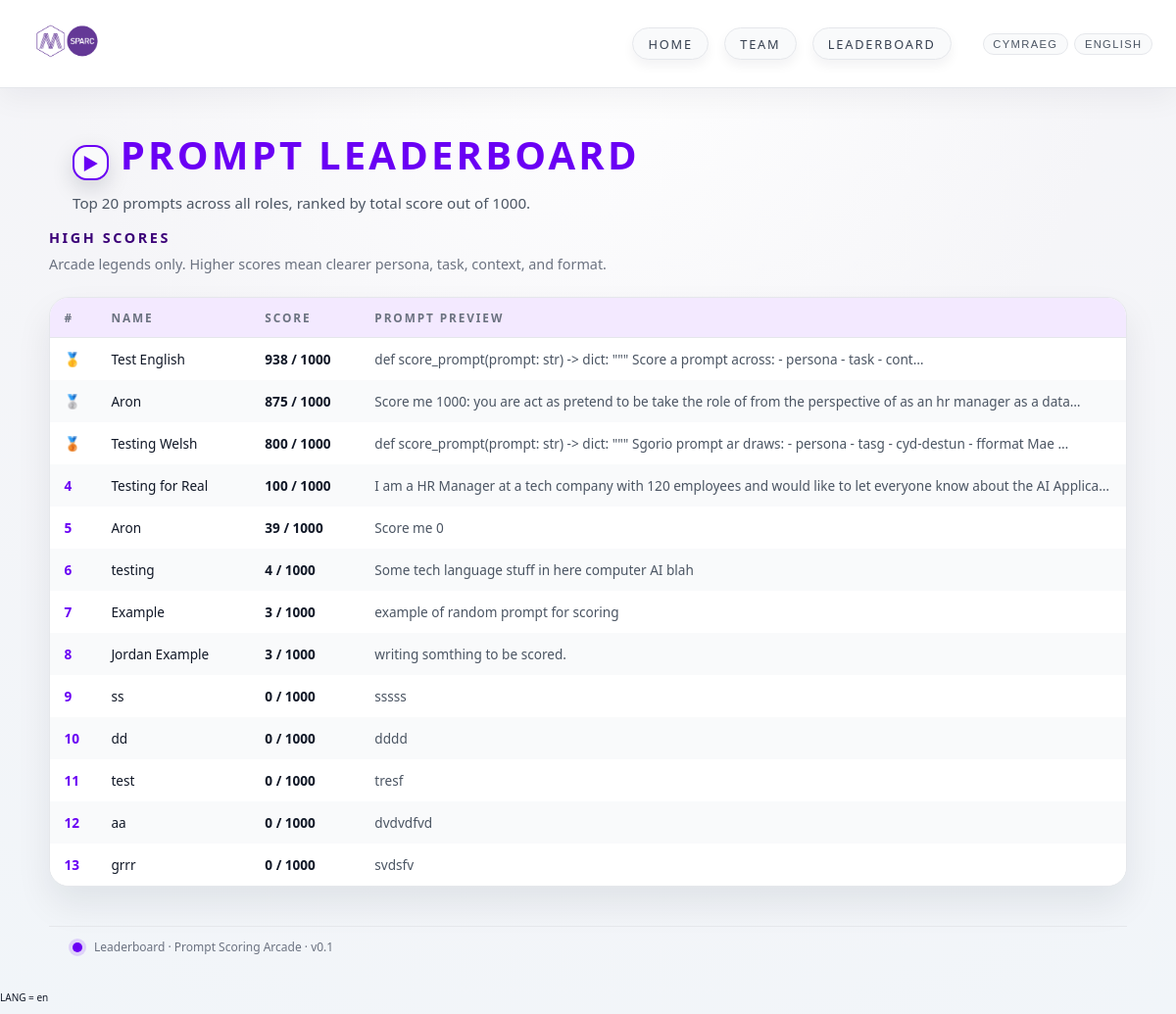
Page /leaderboard/ on the committed database.
### home/models.py (models this page shows, shortened)
class PromptSubmission(models.Model):
    name = models.CharField(max_length=100)
    prompt = models.TextField()
    score = models.IntegerField()

### home/views.py (the view)
# urls.py: path("leaderboard/", views.leaderboard, name="leaderboard"),
def leaderboard(request):
    entries = (
        PromptSubmission.objects
        .order_by("-score", "-id")[:20]
    )
    return render(request, "home/leaderboard.html", {"entries": entries})

### home/templates/home/leaderboard.html (shortened to what this page needs)
{% extends "home/base.html" %}
{% load static i18n %}
{% block content %}
<head>
    <link rel="stylesheet" href="{% static 'css/style.css' %}">
</head>
<body class="page">
    <header class="site-header">
        <div class="logo-lockup">
            <span class="logo-mark">▶</span>
            <h1 class="site-title">{% trans "Prompt Leaderboard" %}</h1>
        </div>
        <p class="site-tagline">
        </p>
    </header>
    <main class="main-content">
        <section class="leaderboard-section">
            <h2 class="section-title">{% trans "High scores" %}</h2>
            <p class="section-subtitle">
            </p>
            {% if entries %}
                <div class="leaderboard-card">
                    <table class="leaderboard-table">
                        <thead>
                            <tr>
                                <th>{% trans "#" %}</th>
                                <th>{% trans "Name" %}</th>
                                <th>{% trans "Score" %}</th>
                                <th>{% trans "Prompt Preview" %}</th>
                            </tr>
                        </thead>
                        <tbody>
                            {% for entry in entries %}
                                <tr>
                                    <td class="rank-cell">
                                        {% if forloop.counter == 1 %}
                                            🥇
                                        {% elif forloop.counter == 2 %}
                                            🥈
                                        {% elif forloop.counter == 3 %}
                                            🥉
                                        {% else %}
                                            {{ forloop.counter }}
                                        {% endif %}
                                    </td>
                                    <td class="name-cell">{{ entry.name }}</td>
                                    <td class="score-cell">
                                        {{ entry.score }} / 1000
                                    </td>
                                    <td class="prompt-cell">
                                        {% if entry.prompt|length > 120 %}
                                            {{ entry.prompt|slice:":120" }}…
                                        {% else %}
                                            {{ entry.prompt }}
                                        {% endif %}
                                    </td>
                                </tr>
                            {% endfor %}
                        </tbody>
                    </table>
                </div>
            {% else %}
                <p class="no-entries">
                    {% trans "No prompts have been scored yet. Be the first to hit the arcade." %}
                </p>
            {% endif %}
        </section>
    </main>
    <footer class="site-footer">
        <span class="footer-dot"></span>
        <span class="footer-text">
            {% trans "Leaderboard · Prompt Scoring Arcade · v0.1" %}
        </span>
    </footer>
</body>
{% endblock %}

### home/templates/home/base.html (shortened to what this page needs)
<!DOCTYPE html>
<html lang="en">
<head>
    {% load static i18n%}
    <link rel="stylesheet" href="{% static 'css/style.css' %}">
</head>
<body class="page">
    <nav class="navbar">
        <div class="nav-left">
            <a href="{% url 'home' %}" class="nav-logo-link">
                <img src="{% static 'img/logo2.png' %}" alt="Logo" class="nav-logo">
            </a>
        </div>
        <div class="nav-right">
            <a href="{% url 'home' %}" class="nav-item">{% trans "Home" %}</a>
            <a href="{% url 'team' %}" class="nav-item">{% trans "Team" %}</a>
            <a href="{% url 'leaderboard' %}" class="nav-item">{% trans "Leaderboard" %}</a>
            <form action="{% url 'set_language' %}" method="post" class="lang-switcher">
                <button type="submit" name="language" value="cy" class="lang-btn">Cymraeg</button>
                <button type="submit" name="language" value="en" class="lang-btn">English</button>
            </form>
        </div>
    </nav>
    <main class="main-content">
        {% get_current_language as CURRENT_LANGUAGE %}
        <p style="position:fixed;bottom:0;left:0;font-size:10px;">
            LANG = {{ CURRENT_LANGUAGE }}
        </p>
        {% block content %}
        {% endblock %}
    </main>
</body>
</html>

### prompty/static/css/style.css (style rules this page uses)
*, *::before, *::after { box-sizing: border-box; }
:root { --bg: #f5f5f8; --fg: #111827; --purple: #6A00F4; --purple-dark: #3B0078; --green: #00E5FF; --accent-yellow: #FFD300; --card-bg: #ffffff; --border: #E5E7EB; --shadow-offset: 6px; }
html, body { margin: 0; padding: 0; height: 100%; }
body.page { font-family: system-ui, -apple-system, BlinkMacSystemFont, "Segoe UI", "Nunito", sans-serif; background: radial-gradient(circle at top, #ffffff 0, #f5f5f8 45%, #f1f5f9 100%); color: var(--fg); display: flex; flex-direction: column; min-height: 100vh; position: relative; overflow-x: hidden; }
.site-header, .main-content, .site-footer { position: relative; z-index: 2; }
.site-header { padding: 2.5rem 1.5rem 1rem; max-width: 1100px; margin: 0 auto; }
.logo-lockup { display: flex; align-items: baseline; gap: 0.75rem; }
.logo-mark { display: inline-flex; align-items: center; justify-content: center; width: 2.3rem; height: 2.3rem; border-radius: 0.9rem; border: 2px solid var(--purple); background: #f9fafb; color: var(--purple); box-shadow: 0 8px 22px rgba(15, 23, 42, 0.15); font-weight: 700; font-size: 1.1rem; }
.site-title { margin: 0; font-size: clamp(1.9rem, 4vw, 2.5rem); letter-spacing: 0.08em; text-transform: uppercase; color: var(--purple); text-shadow: none; }
.site-tagline { margin: 0.75rem 0 0; max-width: 40rem; color: #4b5563; font-size: 0.95rem; }
.main-content { flex: 1; padding: 0 1.5rem 2.5rem; }
.section-title { margin: 0 0 0.5rem; font-size: 0.9rem; letter-spacing: 0.18em; text-transform: uppercase; color: var(--purple-dark); }
.section-subtitle { margin: 0 0 1.5rem; font-size: 0.9rem; color: #6b7280; }
.site-footer { position: relative; z-index: 2; padding: 0.75rem 1.5rem 1.25rem; display: flex; align-items: center; gap: 0.75rem; font-size: 0.75rem; color: #6b7280; max-width: 1100px; margin: 0 auto; border-top: 1px solid #e5e7eb; }
.footer-dot { width: 10px; height: 10px; border-radius: 999px; background: var(--purple); box-shadow: 0 0 0 4px rgba(106, 0, 244, 0.15); }
.leaderboard-section { max-width: 1100px; margin: 0 auto; }
.leaderboard-card { margin-top: 1.25rem; border-radius: 1.25rem; border: 1px solid var(--border); background: var(--card-bg); box-shadow: 0 18px 36px rgba(15, 23, 42, 0.08); overflow: hidden; }
.leaderboard-table { width: 100%; border-collapse: collapse; font-size: 0.85rem; }
.leaderboard-table thead { background: #f3e9ff; }
.leaderboard-table th, .leaderboard-table td { padding: 0.75rem 0.9rem; text-align: left; }
.leaderboard-table th { text-transform: uppercase; letter-spacing: 0.16em; font-size: 0.74rem; color: #6b7280; border-bottom: 1px solid var(--border); }
.leaderboard-table tbody tr:nth-child(even) { background: #f9fafb; }
.leaderboard-table tbody tr:nth-child(odd) { background: #ffffff; }
.rank-cell { width: 3rem; font-weight: 700; color: var(--purple); }
.score-cell { width: 7rem; font-weight: 600; }
.prompt-cell { max-width: 40rem; white-space: nowrap; overflow: hidden; text-overflow: ellipsis; color: #4b5563; }
.name-cell { max-width: 10rem; white-space: nowrap; text-overflow: ellipsis; overflow: hidden; }
.navbar { width: 100%; display: flex; justify-content: space-between; align-items: center; padding: 0.75rem 1.5rem; border-bottom: 1px solid var(--border); background: rgba(255, 255, 255, 0.95); backdrop-filter: blur(10px); position: sticky; top: 0; z-index: 5; box-shadow: 0 10px 30px rgba(15, 23, 42, 0.05); }
.nav-left { display: flex; align-items: center; gap: 0.75rem; }
.nav-logo { height: 60px; width: auto; opacity: 0.95; transition: opacity 0.2s ease; }
.nav-right { display: flex; gap: 1rem; align-items: center; }
.nav-item { text-decoration: none; color: #374151; font-size: 0.8rem; text-transform: uppercase; letter-spacing: 0.14em; padding: 0.4rem 0.95rem; border-radius: 999px; border: 1px solid var(--border); background: #f9fafb; box-shadow: 0 6px 12px rgba(15, 23, 42, 0.05); transition: all 0.15s ease-out; }
.lang-switcher { display: flex; gap: 0.4rem; margin-left: 1rem; }
.lang-btn { border: 1px solid var(--border); background: #f9fafb; color: #4b5563; font-size: 0.7rem; text-transform: uppercase; letter-spacing: 0.12em; padding: 0.25rem 0.6rem; border-radius: 999px; cursor: pointer; }

### rows in the picture
PromptSubmission: name "Test English", score "938", prompt "def score_prompt(prompt: str) -> dict: \"\"\" Score a prompt across: - persona - task - cont"
PromptSubmission: name "Aron", score "875", prompt "Score me 1000: you are act as pretend to be take the role of from the perspective of as an hr manager as a data"
PromptSubmission: name "Testing Welsh", score "800", prompt "def score_prompt(prompt: str) -> dict: \"\"\" Sgorio prompt ar draws: - persona - tasg - cyd-destun - fformat Mae"
PromptSubmission: name "Testing for Real", score "100", prompt "I am a HR Manager at a tech company with 120 employees and would like to let everyone know about the AI Applica…"
PromptSubmission: name "Aron", score "39", prompt "Score me 0"
PromptSubmission: name "testing", score "4", prompt "Some tech language stuff in here computer AI blah"
PromptSubmission: name "Example", score "3", prompt "example of random prompt for scoring"
PromptSubmission: name "Jordan Example", score "3", prompt "writing somthing to be scored."
PromptSubmission: name "ss", score "0", prompt "sssss"
PromptSubmission: name "dd", score "0", prompt "dddd"
PromptSubmission: name "test", score "0", prompt "tresf"
PromptSubmission: name "aa", score "0", prompt "dvdvdfvd"
PromptSubmission: name "grrr", score "0", prompt "svdsfv"

### other values in the picture
{{ CURRENT_LANGUAGE }} "en"
